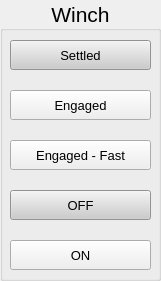
       <widget class="QGroupBox" name="groupBox_EM1500_5">
        <property name="geometry">
         <rect>
          <x>590</x>
          <y>70</y>
          <width>161</width>
          <height>281</height>
         </rect>
        </property>
        <property name="font">
         <font>
          <pointsize>16</pointsize>
         </font>
        </property>
        <property name="layoutDirection">
         <enum>Qt::LeftToRight</enum>
        </property>
        <property name="title">
         <string>Winch</string>
        </property>
        <property name="alignment">
         <set>Qt::AlignCenter</set>
        </property>
        <widget class="QPushButton" name="winchOff">
         <property name="geometry">
          <rect>
           <x>10</x>
           <y>190</y>
           <width>141</width>
           <height>30</height>
          </rect>
         </property>
         <property name="font">
          <font>
           <pointsize>10</pointsize>
          </font>
         </property>
         <property name="layoutDirection">
          <enum>Qt::LeftToRight</enum>
         </property>
         <property name="styleSheet">
          <string notr="true">background-color: rgb(204, 204, 204);</string>
         </property>
         <property name="text">
          <string>OFF</string>
         </property>
         <property name="autoDefault">
          <bool>false</bool>
         </property>
        </widget>
        <widget class="QPushButton" name="winchOn">
         <property name="geometry">
          <rect>
           <x>10</x>
           <y>240</y>
           <width>141</width>
           <height>30</height>
          </rect>
         </property>
         <property name="font">
          <font>
           <pointsize>10</pointsize>
          </font>
         </property>
         <property name="layoutDirection">
          <enum>Qt::LeftToRight</enum>
         </property>
         <property name="text">
          <string>ON</string>
         </property>
         <property name="autoDefault">
          <bool>false</bool>
         </property>
        </widget>
        <widget class="QPushButton" name="winchEngagedFast">
         <property name="geometry">
          <rect>
           <x>10</x>
           <y>140</y>
           <width>141</width>
           <height>30</height>
          </rect>
         </property>
         <property name="font">
          <font>
           <pointsize>10</pointsize>
          </font>
         </property>
         <property name="layoutDirection">
          <enum>Qt::LeftToRight</enum>
         </property>
         <property name="text">
          <string>Engaged - Fast</string>
         </property>
         <property name="autoDefault">
          <bool>false</bool>
         </property>
        </widget>
        <widget class="QPushButton" name="winchSettled">
         <property name="geometry">
          <rect>
           <x>10</x>
           <y>40</y>
           <width>141</width>
           <height>30</height>
          </rect>
         </property>
         <property name="font">
          <font>
           <pointsize>10</pointsize>
          </font>
         </property>
         <property name="layoutDirection">
          <enum>Qt::LeftToRight</enum>
         </property>
         <property name="styleSheet">
          <string notr="true">background-color: rgb(204, 204, 204);</string>
         </property>
         <property name="text">
          <string>Settled</string>
         </property>
         <property name="autoDefault">
          <bool>false</bool>
         </property>
        </widget>
        <widget class="QPushButton" name="winchEngaged">
         <property name="geometry">
          <rect>
           <x>10</x>
           <y>90</y>
           <width>141</width>
           <height>30</height>
          </rect>
         </property>
         <property name="font">
          <font>
           <pointsize>10</pointsize>
          </font>
         </property>
         <property name="layoutDirection">
          <enum>Qt::LeftToRight</enum>
         </property>
         <property name="text">
          <string>Engaged</string>
         </property>
         <property name="autoDefault">
          <bool>false</bool>
         </property>
        </widget>
       </widget>
